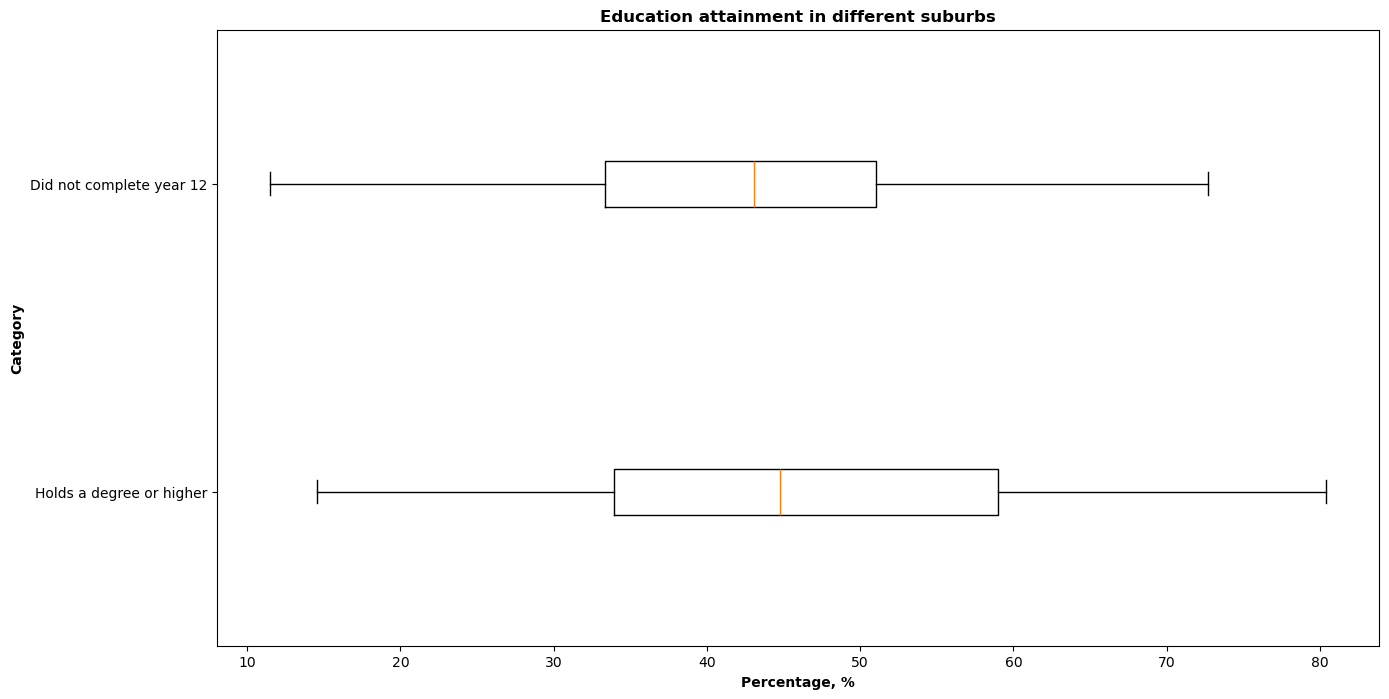

Recreate this plot in Python.
import pandas as pd 
import matplotlib.pyplot as plt

def degree_boxplot():
    communities = pd.read_csv('communities.csv')
    communities.dropna(inplace=True)

    suburb = communities[communities['Community Name'].str.contains('Suburb')]
    suburb_degree = suburb['Holds degree or higher, %']
    suburb_year12 = suburb['Did not complete year 12, %']

    suburb_degree_Q3 = suburb_degree.quantile(0.75)
    suburb_year12_Q3 = suburb_year12.quantile(0.75)
    print(f"The upper quarter of those who hold a degree is : {suburb_degree_Q3:.2f}%")
    print(f"The upper quarter of those who haven't completed year 12 is : {suburb_year12_Q3:.2f}%")

    plt.figure(figsize=(15, 8))
    plt.boxplot([suburb_degree, suburb_year12], labels=['Holds a degree or higher', 'Did not complete year 12'], vert=False)

    plt.title('Education attainment in different suburbs', fontweight='bold')
    plt.xlabel('Percentage, %', fontweight='bold')
    plt.ylabel('Category', fontweight='bold')

    # Save the boxplot as a PNG file
    plt.savefig('degree_boxplot', bbox_inches='tight')

    # Display the plot
    plt.show()  
    return

